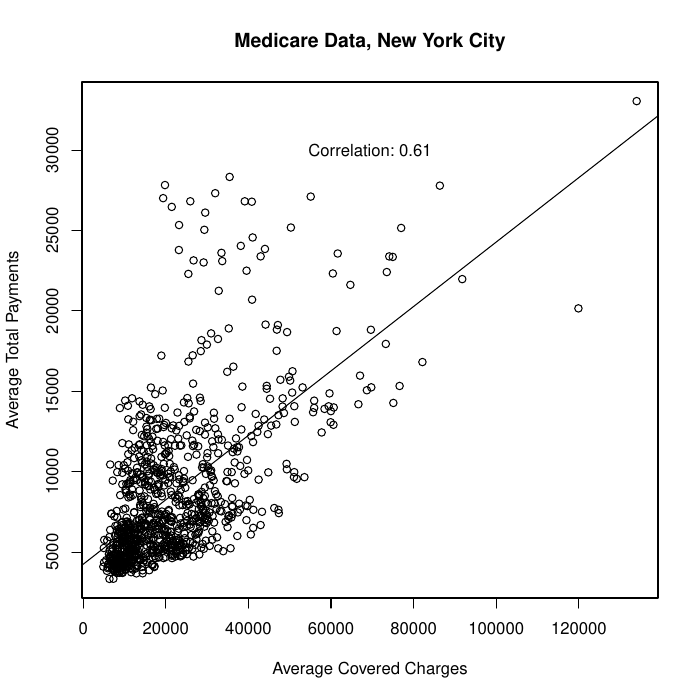

Write R code to recreate this figure.
source('load_payments_data.R')

MakePlot1 <- function() {
  pdf('plot1.pdf')

  new.york.payments.data <- payments.data %>%
    filter(Provider.State == 'NY')

  new.york.payments.data %>%
    select(Average.Covered.Charges, Average.Total.Payments) %>%
    plot(main = 'Medicare Data, New York City', xlab = 'Average Covered Charges', ylab = 'Average Total Payments')

  with(new.york.payments.data, abline(lm(Average.Total.Payments ~ Average.Covered.Charges)))

  with(new.york.payments.data, text(
    x = (max(Average.Covered.Charges, na.rm = TRUE) + min(Average.Covered.Charges, na.rm = TRUE)) / 2,
    y = 30000,
    labels = paste('Correlation:', round(cor(Average.Covered.Charges, Average.Total.Payments), digits = 2))
  ))

  dev.off()
}

MakePlot1()
